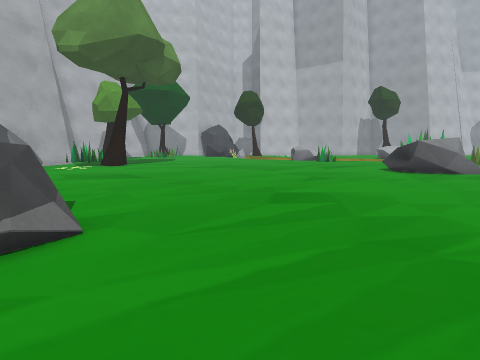
view 1 (above)

23 first-person views from a walk through a Unity game level. The camera is 1.2 m above the floor, tilts 8° down and sees 85° across. The floor is counted in squares, 1 m on a side. Each view is taken from the middle of a square. On the plan, view 1 faces up. The plan holds only what a view shows up to about 12 squares ahead; the rest is blank. The place goes on beyond the plan. The player is left out. Some animated figures are not drawn. Some surface patterns are stand-ins.

view 2
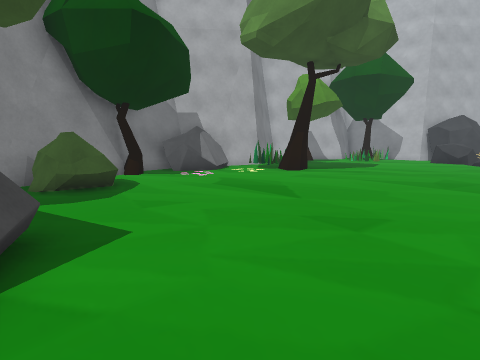

view 3
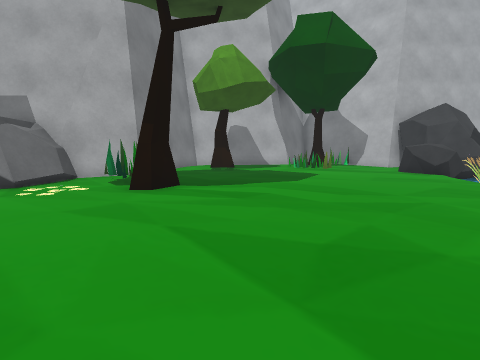

view 4
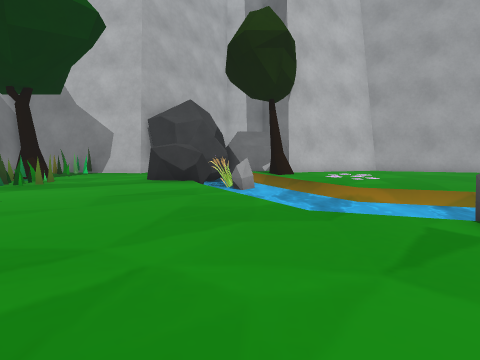

view 5
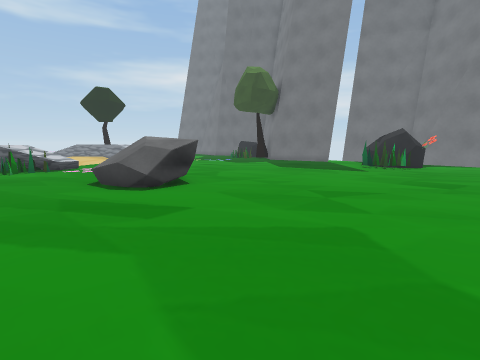

view 6
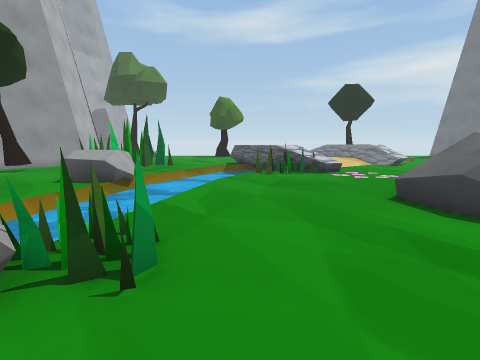

view 7
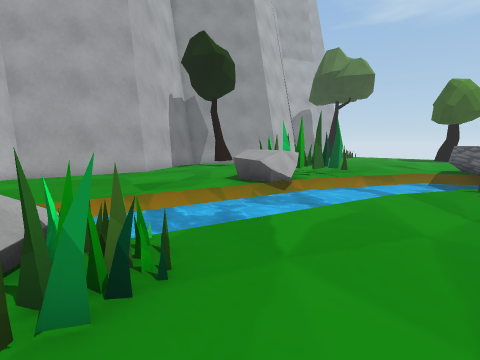

view 8
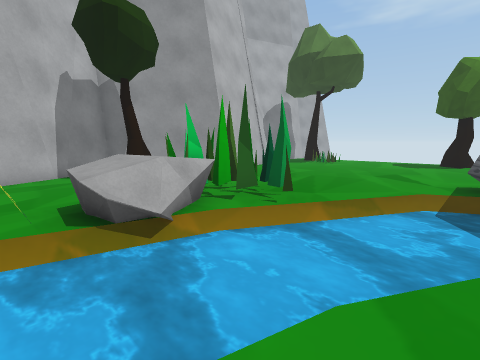

view 9
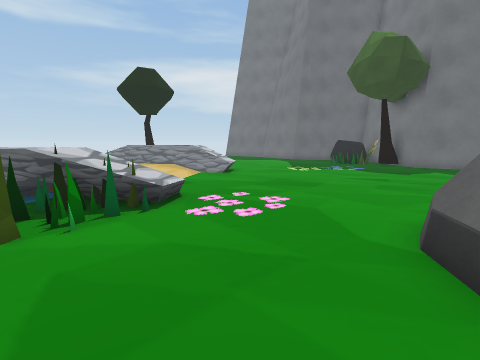

view 10
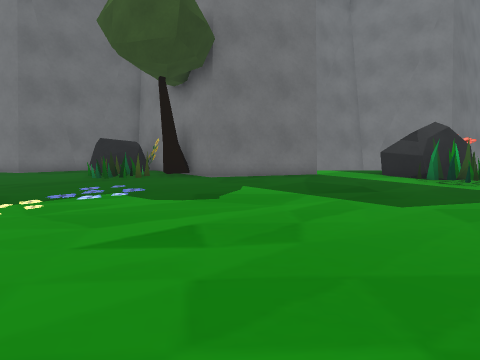

view 11
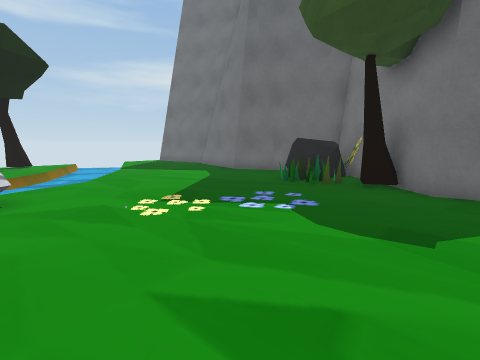

view 12
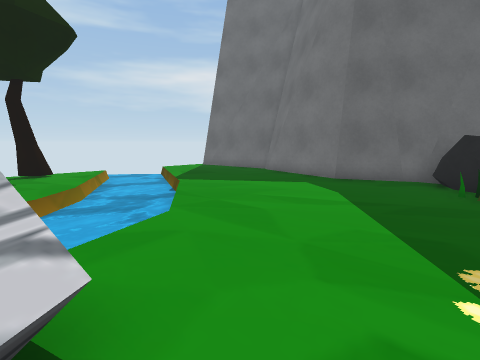

view 13
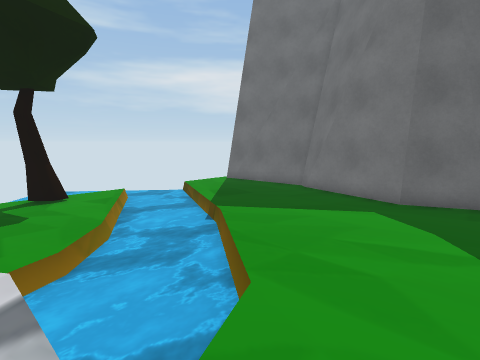

view 14
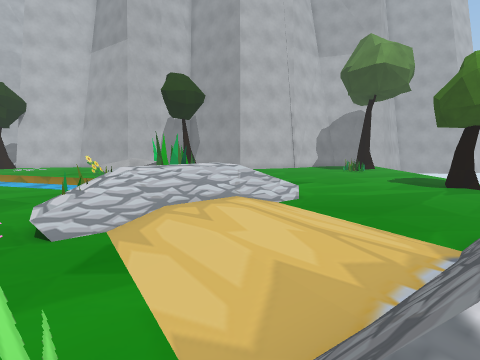

view 15
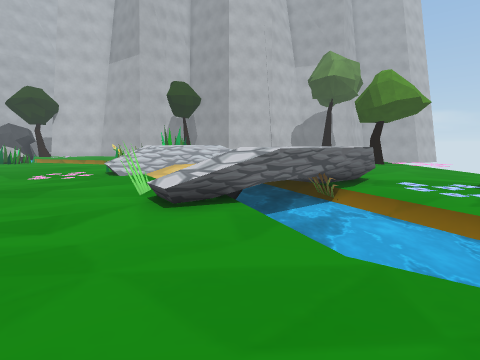

view 16
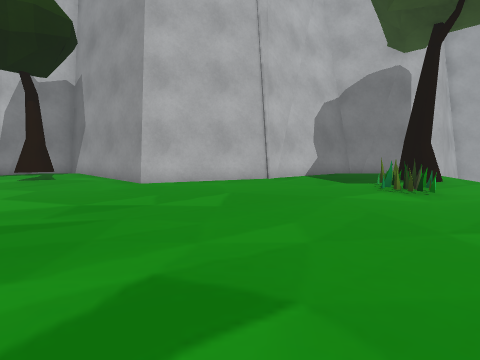

view 17
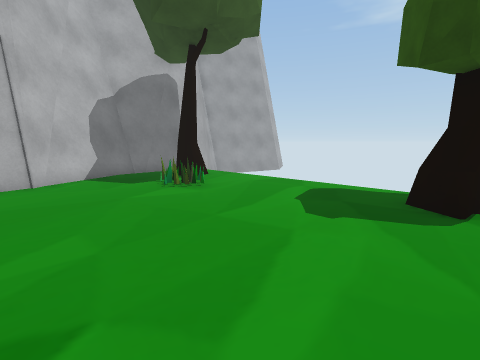

view 18
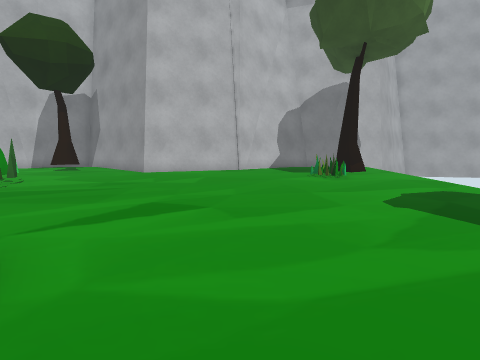

view 19
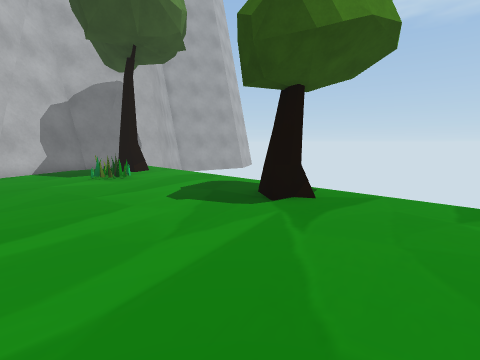

view 20
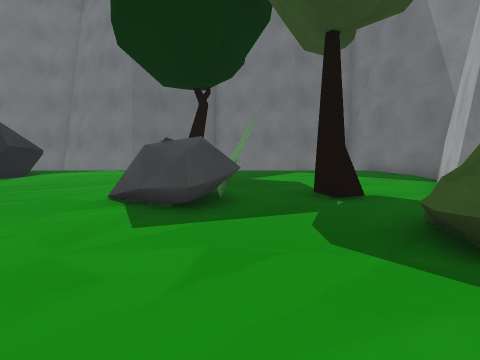

view 21
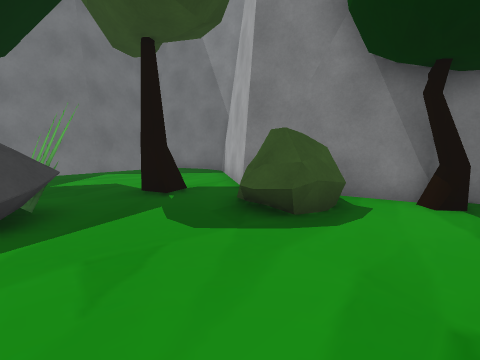

view 22
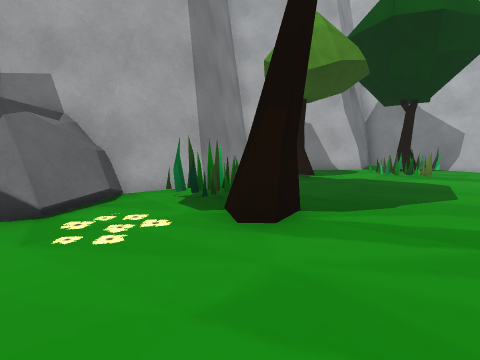

view 23
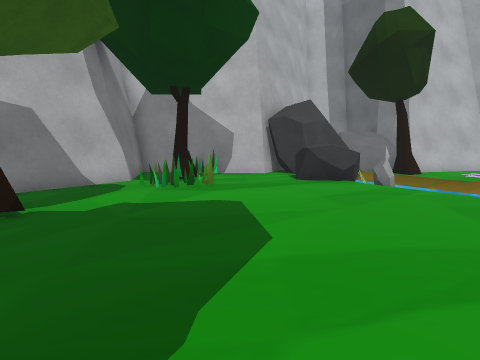

### Floor plan
Key: @ floor where view 1 was taken; # wall or solid block; . main floor; : floor 0.25 m higher than the main floor; + floor 1 m higher than the main floor; / step, stairs or slope; = window, fence, low wall or low ledge; ≈ water the walk keeps out of; T tree; B bush; O other object.
Columns run from 12 left of view 1 to 29 right of it. Each row starts with its distance up from view 1.
 28                         ####        ######
 27         #OOOOOO#####   ##..##     ###..
 26    ######OOOOT###..#####..TT#######...TT.
 25    #.O.... O≈TT...........T...##.......T.
 24    #.T...OOOO≈.......................O...
 23   ##.TO...OO≈≈≈..........................
 22  ##......... ≈≈≈≈.......OO...............
 21  #..........≈≈≈≈≈≈≈≈≈..OOOO..............
 20  #T..........≈  ≈≈ ≈≈≈OOOO...............
 19  #TT...........    ≈≈≈≈≈≈≈O..............
 18  #.............  O.≈≈≈≈≈≈≈≈≈≈..........T.
 17  #............. .......≈≈≈≈≈≈≈.........T.
 16  ##........... ..........≈≈≈≈≈///........
 15  ##.OT.....................≈+#=/#........
 14  ##..TT....................O==//.........
 13  OO.......................OO=:://........
 12  OOO...............OOO....O=/:::/........
 11   O................ OO......./:::///....
 10 #OO................ OO.......//::=#=....
  9 ##T...........................//+ #....
  8  #T..........................O/++≈≈...
  7  ##BB........................//=≈≈≈......
  6   #BB...........................≈≈≈≈....T
  5   #BB...........................≈≈≈≈≈...T
  4   ##...OOO.......................≈≈≈≈≈≈..
  3  ##.TT.OOO.........................≈≈≈≈≈≈≈
  2  #......O ..........................≈≈≈≈≈≈
  1 ##......   ............................≈≈≈
  0 #.......TT .@..OOO.........OO...........
 -1 #.......    ...OOOO.######TOO...........
 -2 ##......    ...O ...      #OOO.#####...
 -3  #####                    ##O###   ###
 -4                            ###

Where each view was taken, in squares from view 1:
view 1: 0 up, 0 right, facing up
view 2: 4 up, 0 right, facing up-left
view 3: 11 up, 0 right, facing up-left
view 4: 15 up, 0 right, facing up
view 5: 15 up, 0 right, facing down-right
view 6: 16 up, 3 right, facing right
view 7: 15 up, 5 right, facing up-right
view 8: 16 up, 10 right, facing up-right
view 9: 15 up, 9 right, facing down-right
view 10: 9 up, 11 right, facing down
view 11: 7 up, 11 right, facing down-right
view 12: 7 up, 16 right, facing down-right
view 13: 7 up, 18 right, facing down-right
view 14: 7 up, 18 right, facing up
view 15: 2 up, 19 right, facing up
view 16: 17 up, 21 right, facing up
view 17: 17 up, 21 right, facing up-right
view 18: 14 up, 22 right, facing up
view 19: 14 up, 22 right, facing up-right
view 20: 9 up, 5 left, facing down
view 21: 9 up, 4 left, facing down-left
view 22: 11 up, 4 left, facing up-left
view 23: 15 up, 5 left, facing up
